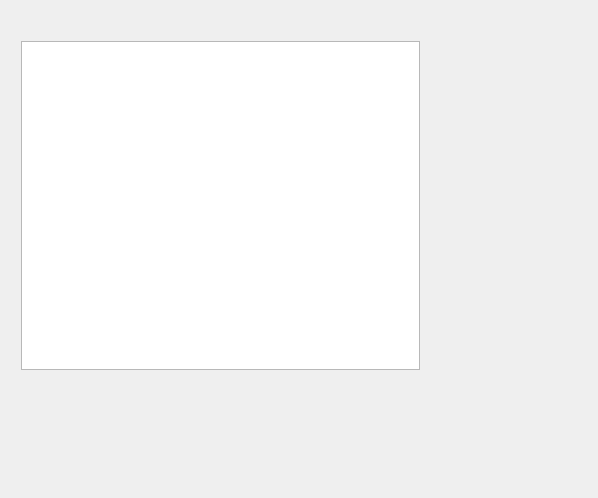
<?xml version="1.0" encoding="UTF-8"?>
<ui version="4.0">
 <class>MainWindow</class>
 <widget class="QMainWindow" name="MainWindow">
  <property name="geometry">
   <rect>
    <x>0</x>
    <y>0</y>
    <width>598</width>
    <height>498</height>
   </rect>
  </property>
  <property name="windowTitle">
   <string>MainWindow</string>
  </property>
  <widget class="QWidget" name="centralWidget">
   <widget class="QWidget" name="horizontalLayoutWidget">
    <property name="geometry">
     <rect>
      <x>10</x>
      <y>30</y>
      <width>421</width>
      <height>351</height>
     </rect>
    </property>
    <layout class="QHBoxLayout" name="mainLay">
     <item>
      <widget class="QGraphicsView" name="graphicsView"/>
     </item>
    </layout>
   </widget>
  </widget>
 </widget>
 <layoutdefault spacing="6" margin="11"/>
 <resources/>
 <connections/>
</ui>
